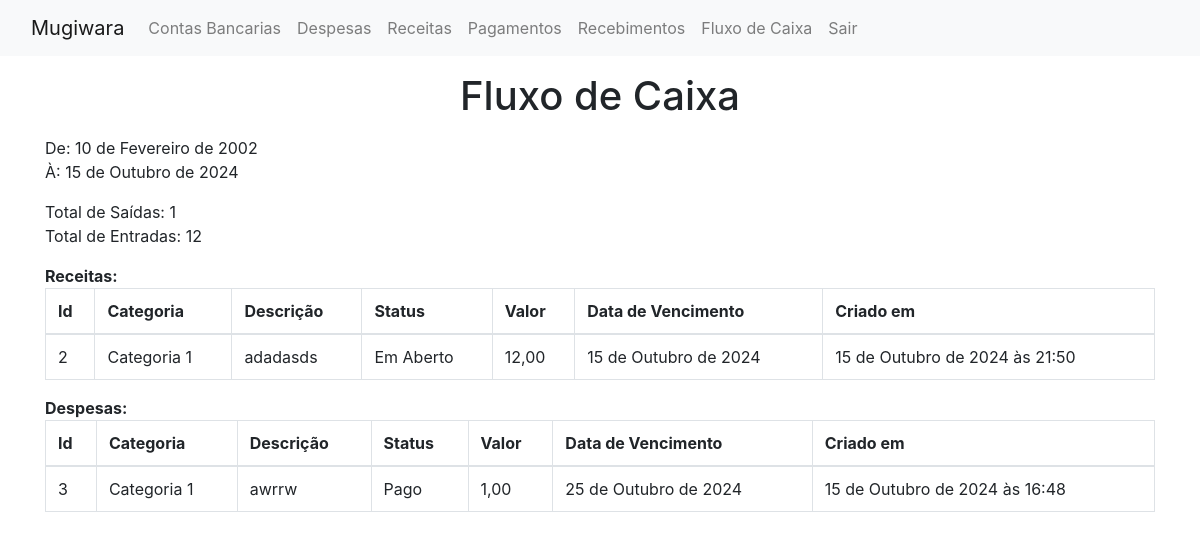
Before: /show_fluxo_caixa_one/2 with the older database file.
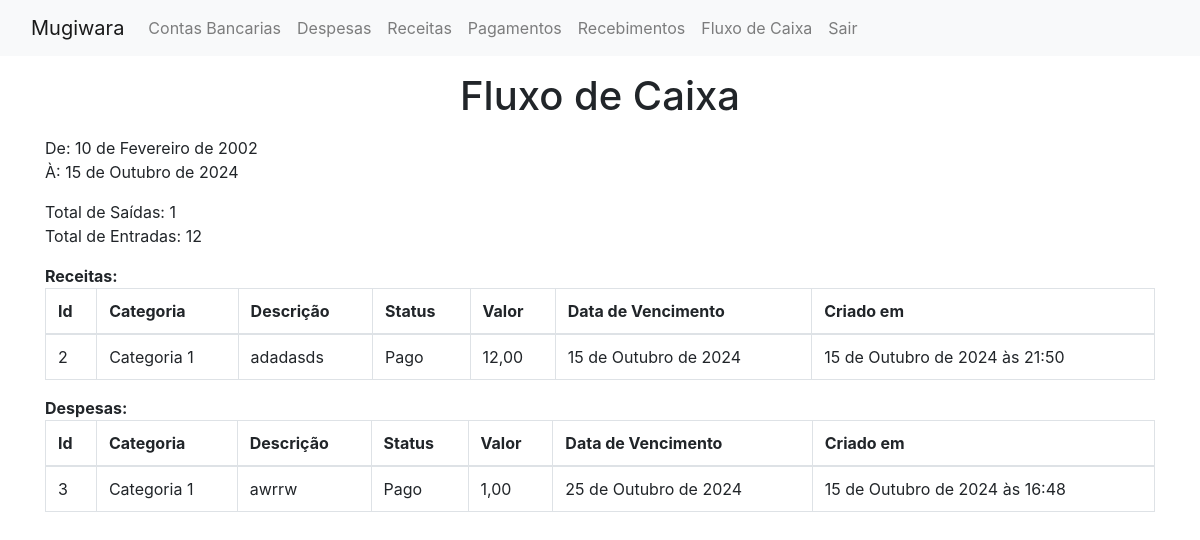
After: the same page with the newer database file.
### mugiwara/models/receita.py (models this page shows, shortened)
class receita(models.Model):
    class status_choices(models.IntegerChoices):
        ABERTO = 1, "Em Aberto"
        PAGO = 2, "Pago"
    class categoria_choices(models.IntegerChoices):
        C1 = 1, "Categoria 1"
        C2 = 2, "Categoria 2"
        C3 = 3, "Categoria 3"
        C4 = 4, "Categoria 4"
    descricao = models.TextField()
    data_vencimento = models.DateField(auto_now=False, auto_now_add=False)
    valor = models.DecimalField(decimal_places=2, max_digits=9)
    categoria = models.IntegerField(
        choices = categoria_choices,
        default = categoria_choices.C1
    )
    status = models.IntegerField(
        choices = status_choices,
        default = status_choices.ABERTO
    )
    created_at = models.DateTimeField(auto_now_add=True)
    class Meta:
        ordering = ['-created_at']

### mugiwara/views.py (the view)
# urls.py: path('show_fluxo_caixa_one/<int:f_id>', views.showFluxoCaixaOneView, name='show_fluxo_caixa_one'),
def showFluxoCaixaOneView(request, f_id):
    fluxo_caixas = fluxo_caixa.objects.get(id=f_id)
    data_inicio = fluxo_caixas.data_inicial - datetime.timedelta(days=1)
    data_fim = fluxo_caixas.data_final + datetime.timedelta(days=1)
    despesas = despesa.objects.filter(created_at__range=[data_inicio, data_fim])
    receitas = receita.objects.filter(created_at__range=[data_inicio, data_fim])
    total_receitas = receitas.aggregate(total_receitas=Sum('valor'))['total_receitas']
    total_despesas = despesas.aggregate(total_despesas=Sum('valor'))['total_despesas']
    if total_despesas:
        total_despesas = Decimal(total_despesas)
    else:
        total_despesas = 0.00
    if total_receitas:
        total_receitas = Decimal(total_receitas)
    else:
        total_receitas = 0.00
    context = {
        'total_receitas': total_receitas,
        'total_despesas': total_despesas,
        'receitas': receitas,
        'despesas': despesas,
        'fluxo_caixa': fluxo_caixas
    }
    return render(request, 'mugiwara/show_fluxo_caixa_one.html', context)

### mugiwara/templates/mugiwara/show_fluxo_caixa_one.html (shortened to what this page needs)
{% extends 'layout.html' %}
{% block content %}
<div class='container'>
  <h1 class="text-center mt-3 mb-3">Fluxo de Caixa</h1>
  <p>De: {{fluxo_caixa.data_inicial}}<br>À: {{fluxo_caixa.data_final}}</p>
  <p>Total de Saídas: {{total_despesas}}<br>Total de Entradas: {{total_receitas}}</p>
  <table class="table table-bordered">
      <strong>Receitas: </strong>
      <thead>
          <tr>
              <th scope="col">Id</th>
              <th scope="col">Categoria</th>
              <th scope="col">Descrição</th>
              <th scope="col">Status</th>
              <th scope="col">Valor</th>
              <th scope="col">Data de Vencimento</th>
              <th scope="col">Criado em</th>
          </tr>
      </thead>
      <tbody>
          {% for receita in receitas %}
              <tr>
                  <td>{{receita.id}}</td>
                  <td>{{receita.get_categoria_display}}</td>
                  <td>{{receita.descricao}}</td>
                  <td>{{receita.get_status_display}}</td>
                  <td>{{receita.valor}}</td>
                  <td>{{receita.data_vencimento}}</td>
                  <td>{{receita.created_at}}</td>
              </tr>
          {% endfor %}
      </tbody>
  </table>
  <table class="table table-bordered">
      <strong>Despesas: </strong>
      <thead>
          <tr>
              <th scope="col">Id</th>
              <th scope="col">Categoria</th>
              <th scope="col">Descrição</th>
              <th scope="col">Status</th>
              <th scope="col">Valor</th>
              <th scope="col">Data de Vencimento</th>
              <th scope="col">Criado em</th>
          </tr>
      </thead>
      <tbody>
      {% for despesa in despesas %}
      <tr>
          <td>{{despesa.id}}</td>
          <td>{{despesa.get_categoria_display}}</td>
          <td>{{despesa.descricao}}</td>
          <td>{{despesa.get_status_display}}</td>
          <td>{{despesa.valor}}</td>
          <td>{{despesa.data_vencimento}}</td>
          <td>{{despesa.created_at}}</td>
      </tr>
      {% endfor %}
      </tbody>
  </table>
</div>
{% endblock %}

Changed rows visible on the page:
changed receita "Categoria 1": status "Em Aberto" → "Pago"
